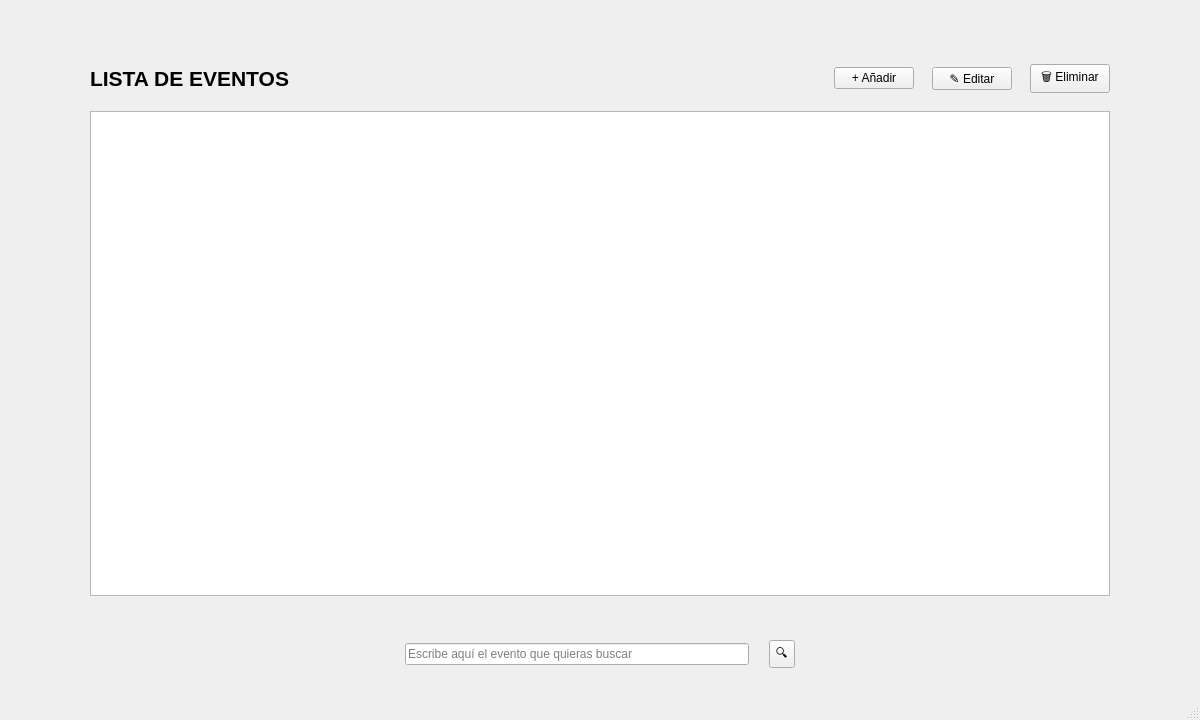
<?xml version="1.0" encoding="UTF-8"?>
<ui version="4.0">
 <class>MainWindow</class>
 <widget class="QMainWindow" name="MainWindow">
  <property name="geometry">
   <rect><x>0</x><y>0</y><width>1200</width><height>720</height></rect>
  </property>
  <property name="windowTitle">
   <string>Gestión de Eventos</string>
  </property>

  <widget class="QWidget" name="centralwidget">
   <layout class="QVBoxLayout" name="layoutRoot">
    <property name="spacing"><number>20</number></property>
    <property name="leftMargin"><number>60</number></property>
    <property name="topMargin"><number>40</number></property>
    <property name="rightMargin"><number>60</number></property>
    <property name="bottomMargin"><number>30</number></property>

    <item>
     <widget class="QWidget" name="card">
      <property name="sizePolicy">
       <sizepolicy hsizetype="Expanding" vsizetype="Expanding">
        <horstretch>0</horstretch>
        <verstretch>0</verstretch>
       </sizepolicy>
      </property>
      <layout class="QVBoxLayout" name="cardLayout">
       <property name="spacing"><number>18</number></property>
       <property name="leftMargin"><number>30</number></property>
       <property name="topMargin"><number>24</number></property>
       <property name="rightMargin"><number>30</number></property>
       <property name="bottomMargin"><number>24</number></property>

       <item>
        <layout class="QHBoxLayout" name="headerLayout">
         <item>
          <widget class="QLabel" name="lblTitulo">
           <property name="text"><string>LISTA DE EVENTOS</string></property>
           <property name="sizePolicy">
            <sizepolicy hsizetype="Expanding" vsizetype="Fixed">
             <horstretch>0</horstretch>
             <verstretch>0</verstretch>
            </sizepolicy>
           </property>
           <property name="alignment"><set>Qt::AlignVCenter|Qt::AlignLeft</set></property>
           <property name="font">
            <font><pointsize>16</pointsize><bold>true</bold></font>
           </property>
          </widget>
         </item>
         <item>
          <widget class="QPushButton" name="btnAnadir">
           <property name="text"><string>+ Añadir</string></property>
           <property name="minimumWidth"><number>110</number></property>
           <property name="minimumHeight"><number>32</number></property>
          </widget>
         </item>
         <item>
          <widget class="QPushButton" name="btnEditar">
           <property name="text"><string>✎ Editar</string></property>
           <property name="minimumWidth"><number>110</number></property>
           <property name="minimumHeight"><number>32</number></property>
          </widget>
         </item>
         <item>
          <widget class="QPushButton" name="btnEliminar">
           <property name="text"><string>🗑 Eliminar</string></property>
           <property name="minimumWidth"><number>110</number></property>
           <property name="minimumHeight"><number>32</number></property>
          </widget>
         </item>
        </layout>
       </item>

       <item>
        <widget class="QListWidget" name="lstEventos">
         <property name="alternatingRowColors"><bool>false</bool></property>
         <property name="uniformItemSizes"><bool>false</bool></property>
         <property name="selectionMode"><enum>QAbstractItemView::SingleSelection</enum></property>
         <property name="selectionBehavior"><enum>QAbstractItemView::SelectRows</enum></property>
         <property name="wordWrap"><bool>true</bool></property>
         <property name="spacing"><number>12</number></property>
        </widget>
       </item>

      </layout>
     </widget>
    </item>

    <item>
     <layout class="QHBoxLayout" name="searchLayout">
      <item>
       <spacer name="spacerLeft">
        <property name="orientation"><enum>Qt::Horizontal</enum></property>
        <property name="sizeType"><enum>QSizePolicy::Expanding</enum></property>
        <property name="sizeHint" stdset="0"><size><width>40</width><height>20</height></size></property>
       </spacer>
      </item>
      <item>
       <widget class="QLineEdit" name="txtBuscar">
        <property name="minimumWidth"><number>800</number></property>
        <property name="placeholderText"><string>Escribe aquí el evento que quieras buscar</string></property>
       </widget>
      </item>
      <item>
       <widget class="QToolButton" name="btnBuscar">
        <property name="text"><string>🔍</string></property>
        <property name="minimumWidth"><number>40</number></property>
        <property name="minimumHeight"><number>36</number></property>
        <property name="toolButtonStyle"><enum>Qt::ToolButtonTextOnly</enum></property>
       </widget>
      </item>
      <item>
       <spacer name="spacerRight">
        <property name="orientation"><enum>Qt::Horizontal</enum></property>
        <property name="sizeType"><enum>QSizePolicy::Expanding</enum></property>
        <property name="sizeHint" stdset="0"><size><width>40</width><height>20</height></size></property>
       </spacer>
      </item>
     </layout>
    </item>

   </layout>
  </widget>

  <widget class="QMenuBar" name="menubar"/>
  <widget class="QStatusBar" name="statusbar"/>
 </widget>
 <resources/>
 <connections/>
</ui>
